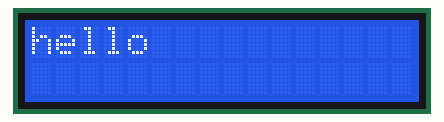
Bench run of a sketch on a simulated Arduino Uno, built with avr-gcc and run on an emulated ATmega328P. Parts: 16×2 character LCD.

Above: at 0.1 s.
At 1.1 s:
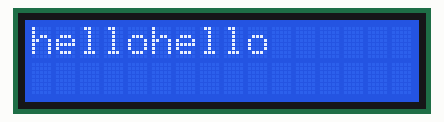
At 2.1 s:
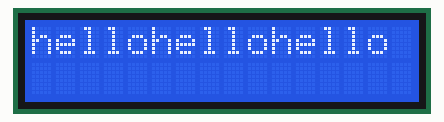
At 3.1 s:
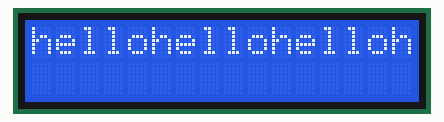
At 8.1 s:
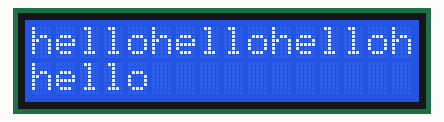
At 11.1 s:
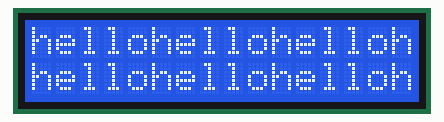

Measured:
- what the display in image 1 shows lasts 1.0 s, from 1.1 s to 2.1 s
- what the display in image 3 shows lasts 5.0 s, from 3.1 s to 8.1 s

The sketch:

TestLCD.ino
```cpp
//int RSPin = 3;
//int EPin = 5;
//int DP4 = 6;
//int DP5 = 7;
//int DP6 = 8;
//int DP7 = 9;
#include <LiquidCrystal.h>
//RS E DP4, 5, 6, 7
LiquidCrystal lcd(3, 5, 6, 7, 8, 9);
void setup() {
  //pinMode(RSPin, OUTPUT);
  //pinMode(RWPin, OUTPUT);
  //pinMode(EPin, OUTPUT);
  //pinMode(DP4, OUTPUT);
  //pinMode(DP5, OUTPUT);
  //pinMode(DP6, OUTPUT);
  //pinMode(DP7, OUTPUT);
  lcd.begin(16, 2);
  lcd.clear();
}

void loop() {
  //lcd.clear();
  //lcd.setCursor(0, 0);
  lcd.print("hello");
  delay(1000);
}
```
